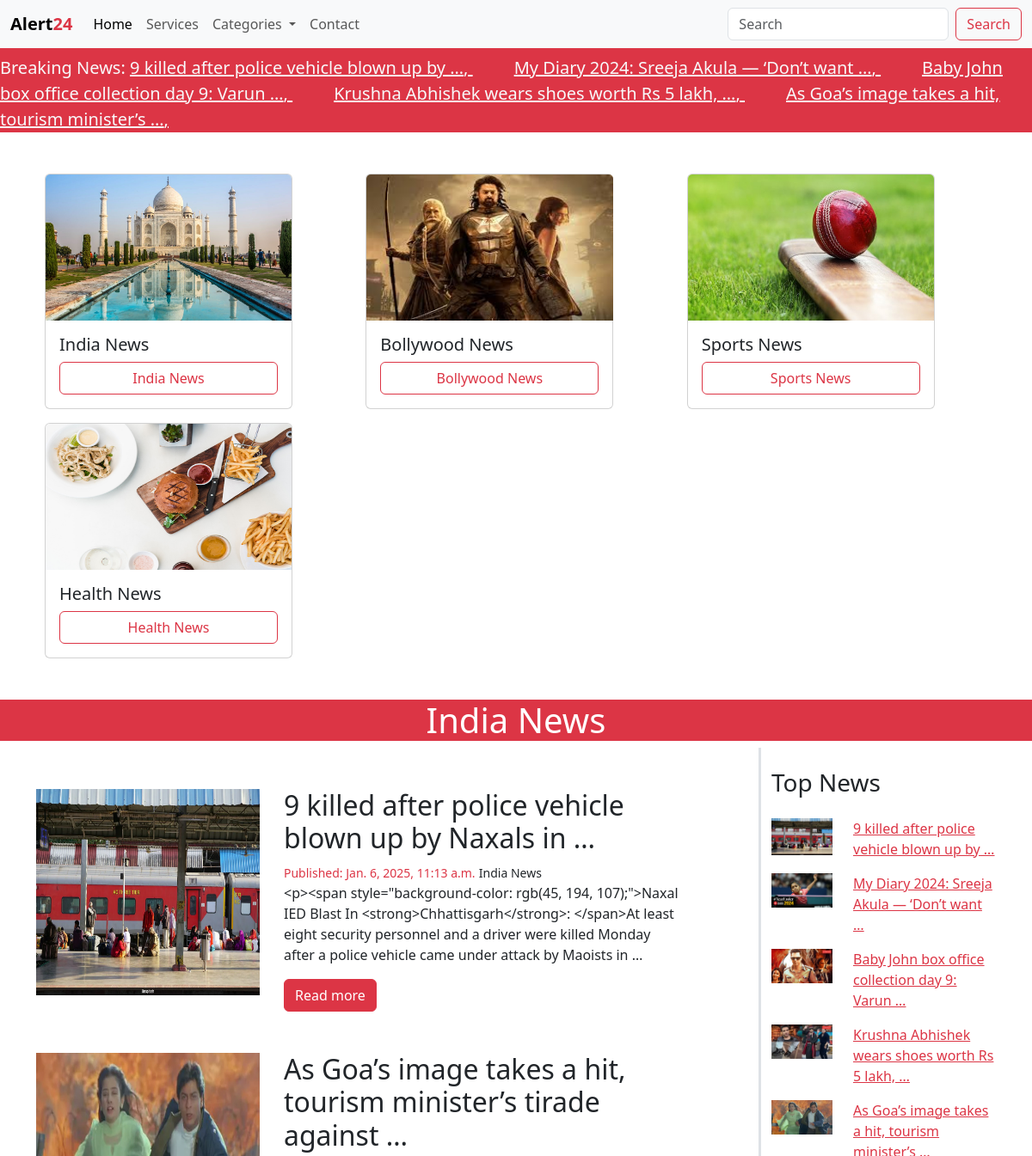
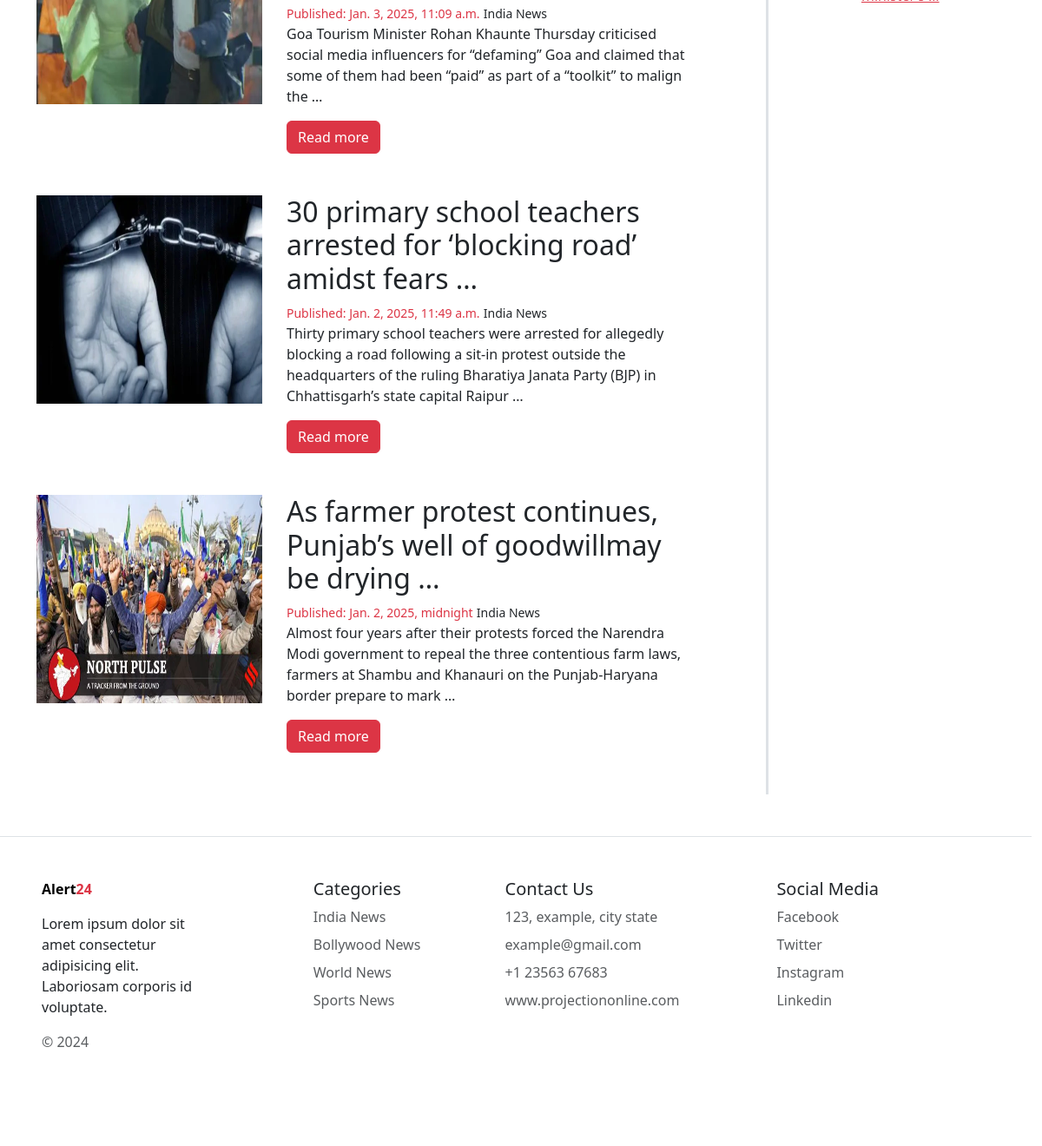
Page /india/ on the committed database (2 pictures, top to bottom).
### main/models.py (models this page shows)
class News(models.Model):
    category = models.ForeignKey(Categories, on_delete=models.CASCADE)
    title = models.CharField(max_length=250)
    description = HTMLField()
    image = models.ImageField(upload_to='news/')
    date = models.DateTimeField(auto_now_add=True)
    class Meta:
        verbose_name_plural = 'News'

class Categories(models.Model):
    title = models.CharField(max_length=250)
    image = models.ImageField(upload_to='category/')
    class Meta:
        verbose_name_plural = 'Category'
    def __str__(self):
        return self.title

### alert24/views.py (the view)
# urls.py: path('india/', views.india, name='india'),
def india(request):
    category = Categories.objects.all()
    indiaNews = News.objects.filter(category__title='India News').order_by('-id')
    topNews = News.objects.all().order_by('-id')[:5]
    context = {
        'categories': category,
        'indiaNews': indiaNews,
        'topNews': topNews
        }
    return render(request, 'categories/india.html', context)

### templates/categories/india.html
{% extends "base.html" %}
{% block news %}
    <section class="news">
      <h1 class="text-bg-danger text-center">India News</h1>
        <div class="container">
          <div class="row">
            <div
              class="col-md-9  border-end border-3"
            >
              {% for news in indiaNews %}
              <div class="row my-5">
                <div class="col-md-4">
                  <img
                    src="/media/{{ news.image }}"
                    class="img-fluid"
                    style="width: 90vw; height: 30vh"
                    alt=""
                  />
                </div>
                <div class="col-md-7 px-3">
                  <h2>{{ news.title | truncatewords:10 }}</h2>
                  <small class='text-danger'>Published: {{ news.date }}</small>
                  <small>{{ news.category }}</small>
                  <p>{{ news.description | truncatewords:30 }}</p>
                  <a href="" class="btn btn-danger">Read more</a>
                </div>
              </div>
              {% endfor %}
            </div>
            <div class="col-md-3">
              <h3 class='my-4'>Top News</h3>
              {% for news in topNews %}
              <a href="" class="link-danger">
                <div class="row">
                  <div class="col-md-4">
                    <img class="img-fluid" src="/media/{{ news.image }}" alt="" />
                  </div>
                  <div class="col-md-8">
                    <p>{{ news.title | truncatewords:8 }}</p>
                  </div>
                </div>
              </a>
              {% endfor %}
            </div>
          </div>
        </div>
      </section>
{% endblock news %}

### templates/base.html (shortened to what this page needs)
<!DOCTYPE html>
<html lang="en">
  <head>
    <link
      href="https://cdn.jsdelivr.net/npm/bootstrap@5.3.3/dist/css/bootstrap.min.css"
      rel="stylesheet"
    />
  </head>
  <body>
    <section class="header">
      <nav class="navbar navbar-expand-lg bg-body-tertiary">
        <div class="container-fluid">
          <a class="navbar-brand fw-bold" href="{% url 'home' %}"
            >Alert<span class="text-danger">24</span></a
          >
          <div class="collapse navbar-collapse" id="navbarSupportedContent">
            <ul class="navbar-nav me-auto mb-2 mb-lg-0">
              <li class="nav-item">
                <a class="nav-link active" aria-current="page" href="{% url 'home' %}">Home</a>
              </li>
              <li class="nav-item">
                <a class="nav-link" href="#">Services</a>
              </li>
              <li class="nav-item dropdown">
                <a
                  class="nav-link dropdown-toggle"
                  href="#"
                  role="button"
                  data-bs-toggle="dropdown"
                  aria-expanded="false"
                >
                  Categories
                </a>
              </li>
              <li class="nav-item">
                <a class="nav-link">Contact</a>
              </li>
            </ul>
            <form class="d-flex" action="{% url 'search' %}" role="search">
              <input
                class="form-control me-2"
                type="search"
                placeholder="Search"
                name="search"
              />
              <button class="btn btn-outline-danger" type="submit">
                Search
              </button>
            </form>
          </div>
        </div>
      </nav>
      <marquee onmouseover="stop()" onmouseleave="start()" class="bg-danger text-light pt-2 fs-5"> Breaking News:
        {% for top in topNews %}
        <a href="" class="link-light  me-5">{{ top.title | truncatewords:8 }}, </a>
        {% endfor %}
      </marquee>
      <div class="row" style="margin: 40px">
        {% for category in categories %}
        <div class="col my-2">
          <div class="card" style="width: 18rem">
            <img
              src="/media/{{ category.image }}"
              class="card-img-top"
              style="width: 17.9rem; height: 170px"
              alt="..."
            />
            <div class="card-body">
              <h5 class="card-title">{{ category.title }}</h5>
              <a href="
              {% if category.title == 'India News' %}
                {% url "india" %}
              {% elif category.title == 'Bollywood News' %}
                {% url 'bollywood' %}
              {% endif %}
              "
              class="btn btn-outline-danger w-100"
                >{{ category.title }}</a
              >
            </div>
          </div>
        </div>
        {% endfor %}
      </div>
    </section>
    {% block news %}{% endblock news %}
    <footer
      class="row w-100 row-cols-1 row-cols-sm-2 row-cols-md-5 py-5 my-5 p-5 border-top"
    >
      <div class="col mb-3">
        <a
          href="/"
          class="d-flex align-items-center mb-3 link-body-emphasis text-decoration-none fw-bold"
          href="#"
          >Alert<span class="text-danger">24</span></a
        >
        <p>
          Lorem ipsum dolor sit amet consectetur adipisicing elit. Laboriosam
          corporis id voluptate.
        </p>
        <p class="text-body-secondary">© 2024</p>
      </div>
      <div class="col mb-3 offset-1">
        <h5>Categories</h5>
        <ul class="nav flex-column">
          <li class="nav-item mb-2">
            <a href="#" class="nav-link p-0 text-body-secondary">India News</a>
          </li>
          <li class="nav-item mb-2">
            <a href="#" class="nav-link p-0 text-body-secondary"
              >Bollywood News</a
            >
          </li>
          <li class="nav-item mb-2">
            <a href="#" class="nav-link p-0 text-body-secondary">World News</a>
          </li>
          <li class="nav-item mb-2">
            <a href="#" class="nav-link p-0 text-body-secondary">Sports News</a>
          </li>
        </ul>
      </div>
      <div class="col mb-3">
        <h5>Contact Us</h5>
        <ul class="nav flex-column">
          <li class="nav-item mb-2">
            <p class="p-0 m-0 text-body-secondary">123, example, city state</p>
          </li>
          <li class="nav-item mb-2">
            <p class="p-0 m-0 text-body-secondary">example@gmail.com</p>
          </li>
          <li class="nav-item mb-2">
            <p class="p-0 m-0 text-body-secondary">+1 23563 67683</p>
          </li>
          <li class="nav-item mb-2">
            <a href="#" class="nav-link p-0 m-0 text-body-secondary"
              >www.projectiononline.com</a
            >
          </li>
        </ul>
      </div>
      <div class="col mb-3 offset-1">
        <h5>Social Media</h5>
        <ul class="nav flex-column">
          <li class="nav-item mb-2">
            <a href="#" class="nav-link p-0 text-body-secondary">Facebook</a>
          </li>
          <li class="nav-item mb-2">
            <a href="#" class="nav-link p-0 text-body-secondary">Twitter</a>
          </li>
          <li class="nav-item mb-2">
            <a href="#" class="nav-link p-0 text-body-secondary">Instagram</a>
          </li>
          <li class="nav-item mb-2">
            <a href="#" class="nav-link p-0 text-body-secondary">Linkedin</a>
          </li>
        </ul>
      </div>
    </footer>
  </body>
</html>

### rows in the picture
News: title "9 killed after police vehicle blown up by …", image (picture), title "9 killed after police vehicle blown up by Naxals in …", date "Jan. 6, 2025, 11:13 a.m.", category "India News", description "<p><span style=\"background-color: rgb(45, 194, 107);\">Naxal IED Blast In <strong>Chhattisgarh</strong>: </span>At least eight security personnel and a driver were killed Monday after a police vehicle came under attack by Maoists in …"
News: title "My Diary 2024: Sreeja Akula — ‘Don’t want …", image (picture)
News: title "Baby John box office collection day 9: Varun …", image (picture)
News: title "Krushna Abhishek wears shoes worth Rs 5 lakh, …", image (picture)
News: title "As Goa’s image takes a hit, tourism minister’s …", image (picture), title "As Goa’s image takes a hit, tourism minister’s tirade against …", date "Jan. 3, 2025, 11:09 a.m.", category "India News", description "Goa Tourism Minister Rohan Khaunte Thursday criticised social media influencers for “defaming” Goa and claimed that some of them had been “paid” as part of a “toolkit” to malign the …"
Categories: image (picture), title "India News"
Categories: image (picture), title "Bollywood News"
Categories: image (picture), title "Sports News"
Categories: image (picture), title "Health News"
News: image (picture), title "30 primary school teachers arrested for ‘blocking road’ amidst fears …", date "Jan. 2, 2025, 11:49 a.m.", category "India News", description "Thirty primary school teachers were arrested for allegedly blocking a road following a sit-in protest outside the headquarters of the ruling Bharatiya Janata Party (BJP) in Chhattisgarh’s state capital Raipur …"
News: image (picture), title "As farmer protest continues, Punjab’s well of goodwillmay be drying …", date "Jan. 2, 2025, midnight", category "India News", description "Almost four years after their protests forced the Narendra Modi government to repeal the three contentious farm laws, farmers at Shambu and Khanauri on the Punjab-Haryana border prepare to mark …"
